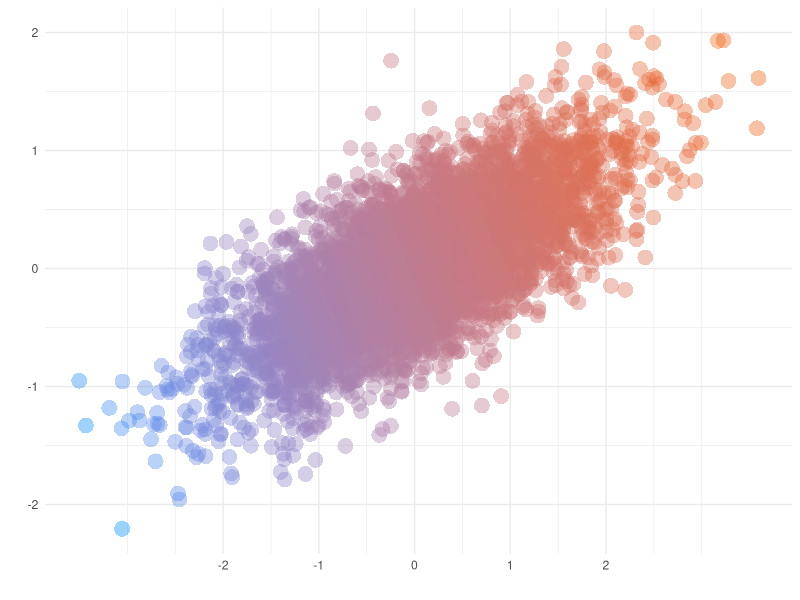
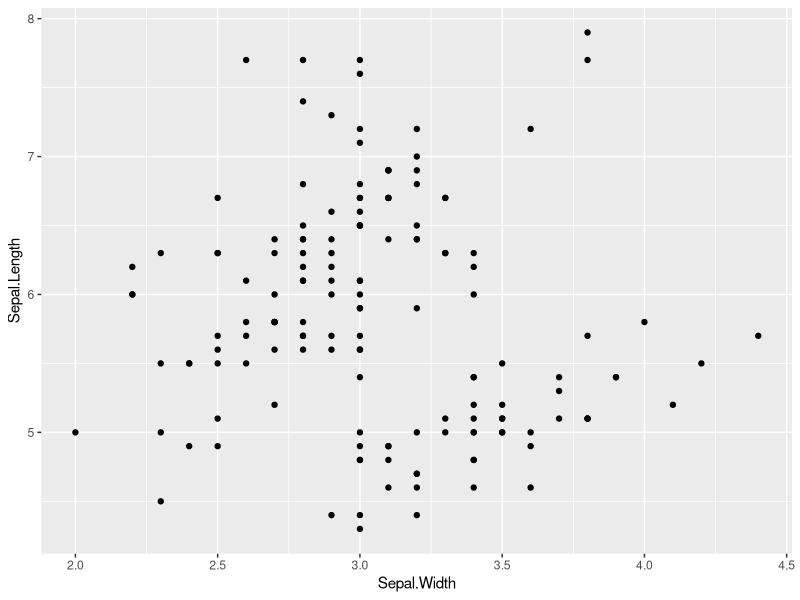
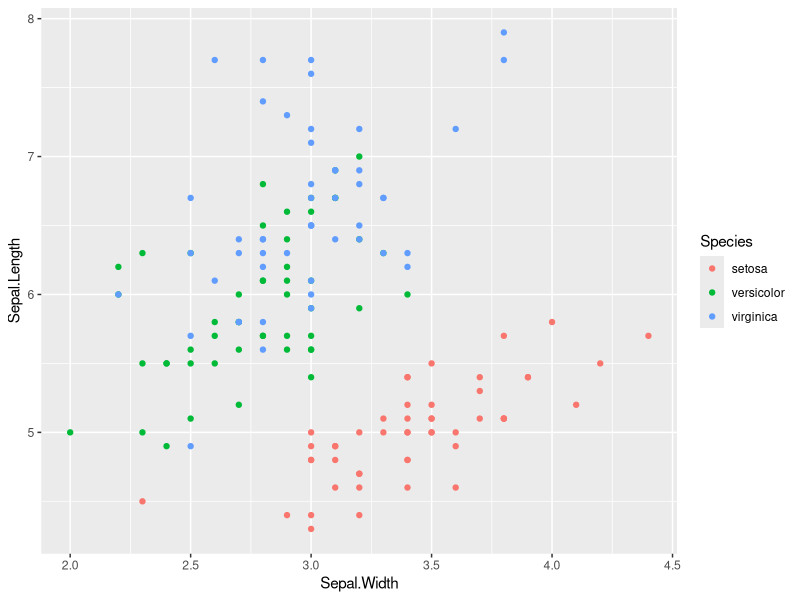
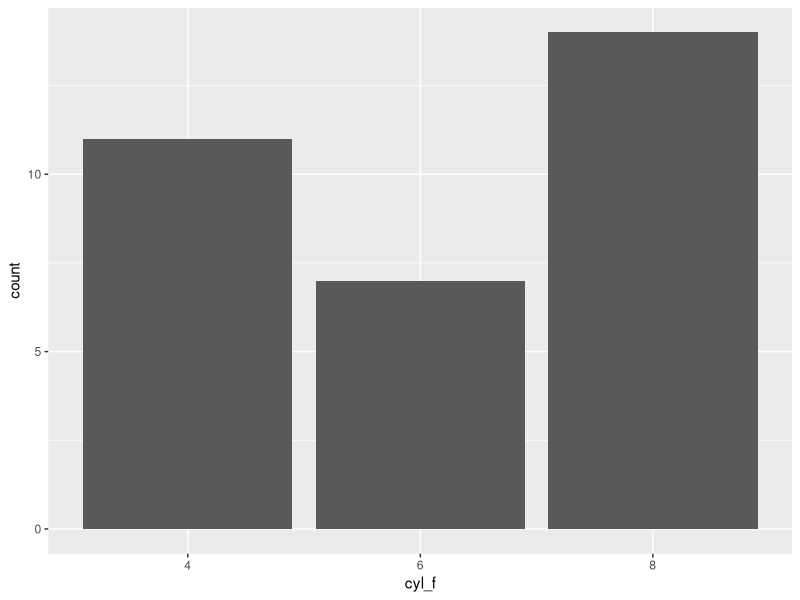
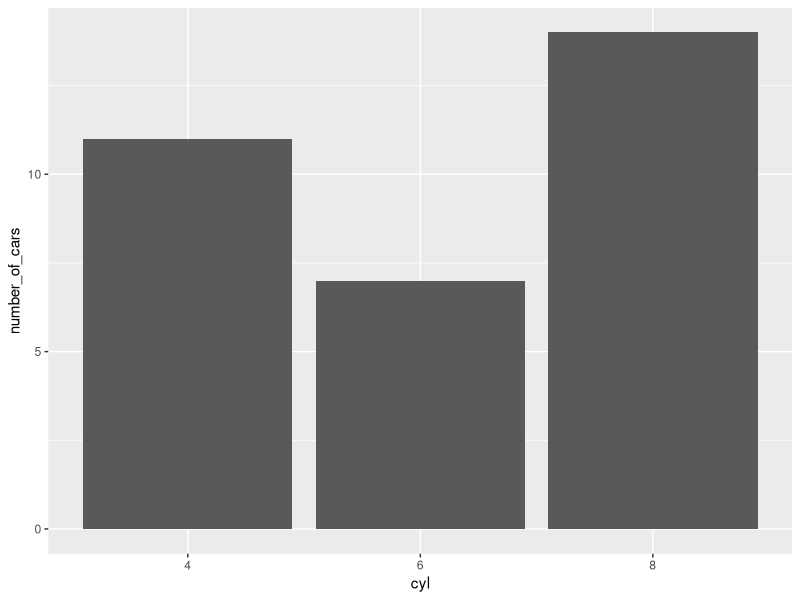
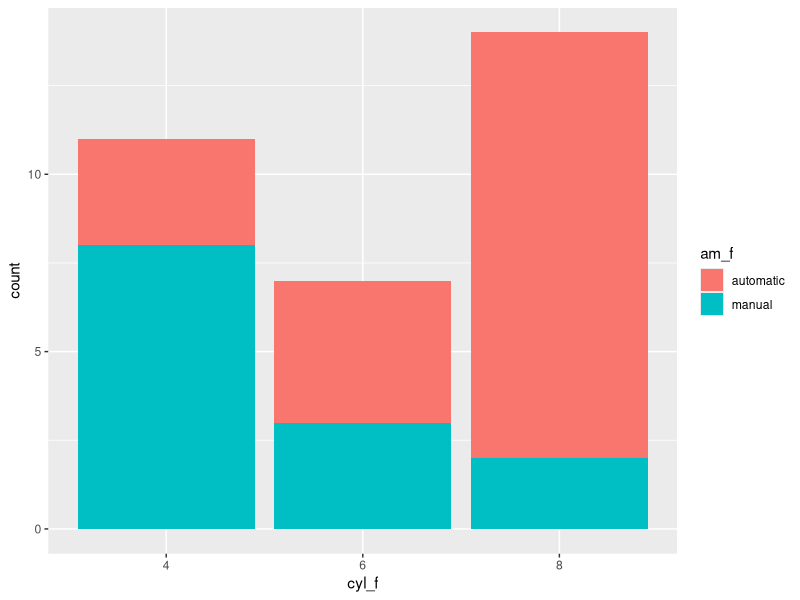
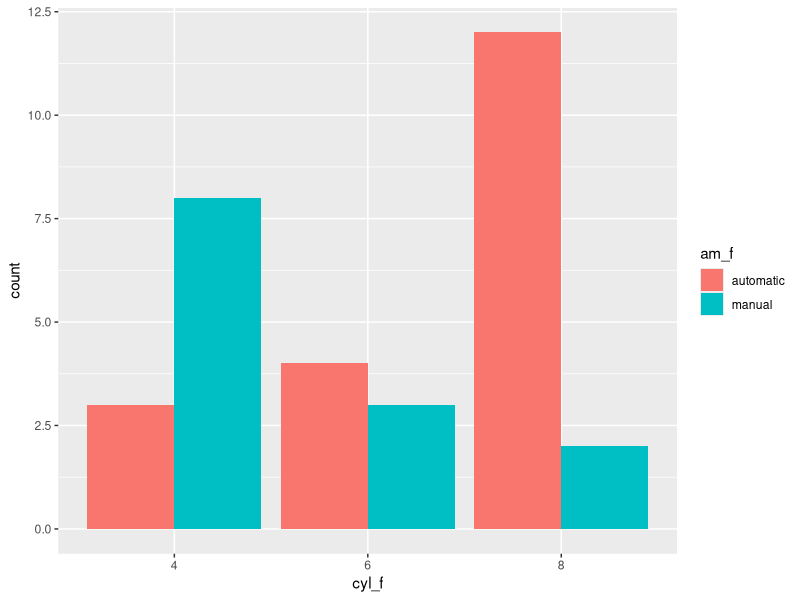
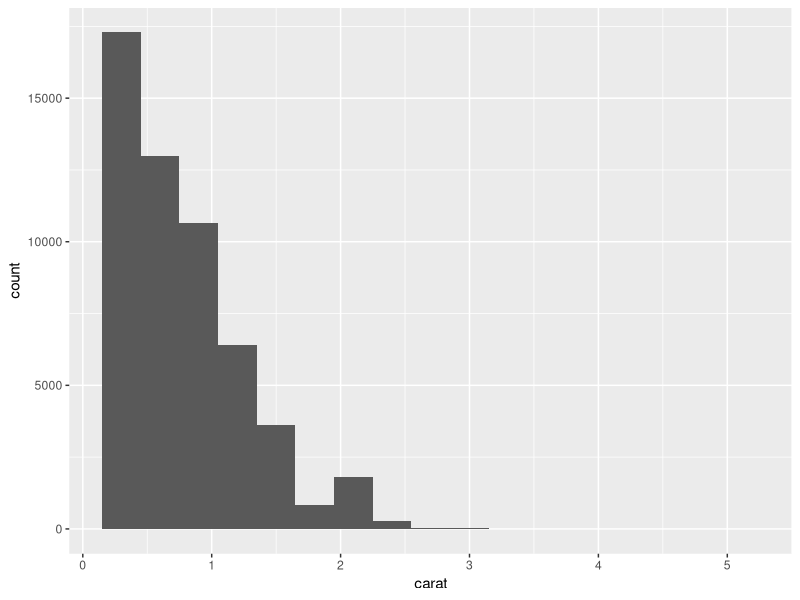

Write R code to recreate these figures, in order.
## ---- chunk 1
knitr::opts_chunk$set(echo = TRUE, fig.width = 6, fig.height = 4, fig.align = "center")
library(ggplot2)
## ---- chunk 2
# Simulate data
set.seed(170513)
n <- 5000
d <- data.frame(a = rnorm(n))
d$b <- .4 * (d$a + rnorm(n))

# Compute first principal component
d$pc <- predict(prcomp(~a+b, d))[,1]

# Plot
ggplot(d, aes(a, b, color = pc)) +
  geom_point(shape = 16, size = 5, show.legend = FALSE, alpha = 0.4) +
  theme_minimal() +
  scale_color_gradient(low = "#0091FF", high = "#F0650E") + labs(x = "", y = "") +
  scale_x_continuous(breaks = round(seq(-2,2, by = 1),0))
## ---- chunk 3
type_list <- list(TRUE, 1.2, 10L, "a")
sapply(type_list, class)
## ---- chunk 4
# A vector x of mode numeric
x <- c(1, 2, 3)

# A vector y of mode logical
y <- c(TRUE, TRUE, FALSE, FALSE)

# A vector z of mode character
z <- c("Sarah", "Tracy", "Jon")
## ---- chunk 5
# A vector containing "dna" and "rna"
factor_vector <- as.factor(c("rna", "dna", "dna", "rna"))
str(factor_vector)
## ---- chunk 6
head(iris)
class(iris)
## ---- chunk 7
ggplot(data = iris, mapping = aes(x = Sepal.Width, y = Sepal.Length)) +
  geom_point()
## ---- chunk 8
table(iris$Species)
## ---- chunk 9
class(iris$Species)
## ---- chunk 10
ggplot(data = iris, mapping = aes(x = Sepal.Width, y = Sepal.Length, colour = Species)) +
  geom_point()
## ---- chunk 11

## ---- chunk 12
head(mtcars)
class(mtcars)
## ---- chunk 13
# First we check the class of cyl
class(mtcars$cyl)
## ---- chunk 14
# We create a new variable in the dataframe, cyl_f, that is cyl converted to factor
mtcars$cyl_f <- as.factor(mtcars$cyl)
## ---- chunk 15
ggplot(data = mtcars, mapping = aes(x = cyl_f)) +
  geom_bar()
## ---- chunk 16
# Let's create the data frame
counts_by_cyl_data_frame <- as.data.frame(table(mtcars$cyl))
names(counts_by_cyl_data_frame) <- c("cyl", "number_of_cars")

counts_by_cyl_data_frame

ggplot(data = counts_by_cyl_data_frame, mapping = aes(x = cyl, y = number_of_cars)) +
  geom_col()
## ---- chunk 17
# First we check the class of the variable
class(mtcars$am)

# We make am factor, and we can change the 0/1 notation for a more informative notation: automatic/manual
mtcars$am_f <- factor(mtcars$am, levels = c(0, 1), labels = c("automatic", "manual"))

# Plot
ggplot(data = mtcars, mapping = aes(x = cyl_f, fill = am_f)) +
  geom_bar()
## ---- chunk 18
ggplot(data = mtcars, mapping = aes(x = cyl_f, fill = am_f)) +
  geom_bar(position = "dodge")
## ---- chunk 19

## ---- chunk 20

## ---- chunk 21
head(diamonds)
class(diamonds)
## ---- chunk 22
ggplot(data = diamonds, mapping = aes(x = carat)) +
  geom_histogram(binwidth = 0.3)
## ---- chunk 23
ggplot(data = diamonds, mapping = aes(x = carat, fill = cut)) +
  geom_histogram(binwidth = 0.3) 
## ---- chunk 24
ggplot(data = diamonds, mapping = aes(x = carat, fill = cut)) +
  geom_histogram(position = "dodge", binwidth = 0.3)
## ---- chunk 25
ggplot(data = diamonds, mapping = aes(x = carat, fill = cut)) +
  geom_histogram(position = "dodge", binwidth = 0.3) + 
  facet_grid(cut ~ .)
## ---- chunk 26

## ---- chunk 27
ggplot(data = diamonds, mapping = aes(y = carat)) +
  geom_boxplot()
## ---- chunk 28
ggplot(data = diamonds, mapping = aes(y = carat, x = color)) +
  geom_boxplot()
## ---- chunk 29

## ---- chunk 30
ggplot(data = diamonds, mapping = aes(x = carat, fill = cut)) +
  geom_histogram(position = "dodge", binwidth = 0.3) + 
  facet_grid(cut ~ .) +
  scale_fill_manual(values = c("sienna1", "orange", "lightseagreen", "orangered", "red4"))
## ---- chunk 31
# We save the common part of the plot in a variable and then we can add more components with the "+" sign
p <- ggplot(data = diamonds, mapping = aes(x = carat, fill = cut)) +
  geom_histogram(position = "dodge", binwidth = 0.3) + 
  facet_grid(cut ~ .)
  
# Option A:
p + scale_fill_manual(values = c("sienna1", "orange", "lightseagreen", "orangered", "red4"), name = "Quality") +
  scale_x_continuous(name = "Weight of the diamond") + 
  ggtitle("Diamond weight variation")

# Option B:
# p + scale_fill_manual(values = c("sienna1", "orange", "lightseagreen", "orangered", "red4")) +
#   labs(title = "Diamond weight variation", x = "Weight of the diamond", fill = "Quality")
## ---- chunk 32
ggplot(data = diamonds, mapping = aes(x = carat, fill = cut)) +
  geom_histogram(position = "dodge", binwidth = 0.3) + 
  facet_grid(cut ~ .) +
  scale_fill_manual(values = c("sienna1", "orange", "lightseagreen", "orangered", "red4"), name = "Quality") +
  scale_x_continuous(name = "Weight of the diamond") + 
  ggtitle("Diamond weight variation") +
  theme_bw()
## ---- chunk 33

## ---- chunk 34

## ---- chunk 35

## ---- chunk 36

## ---- chunk 37

## ---- chunk 38

